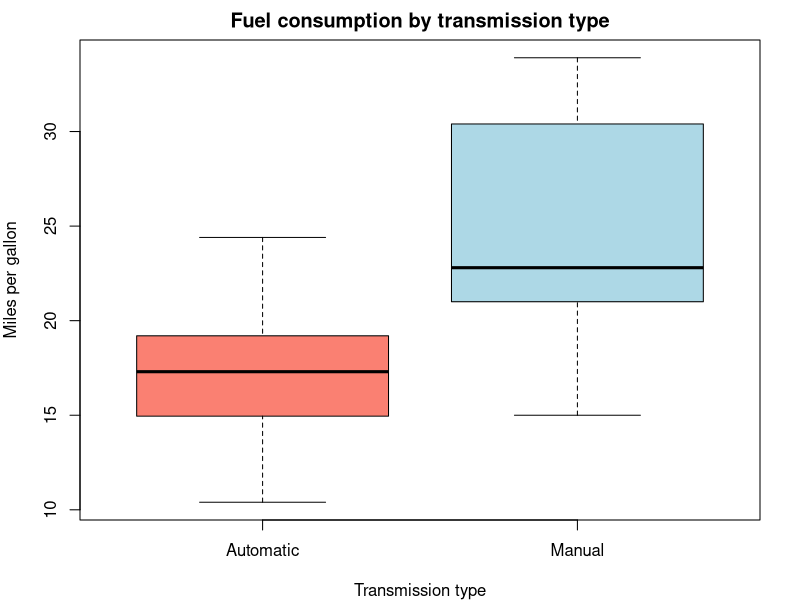
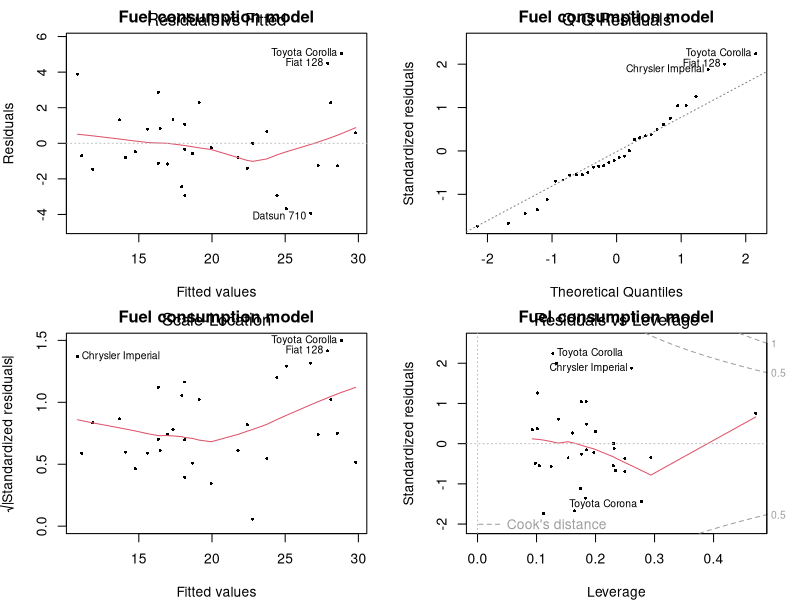
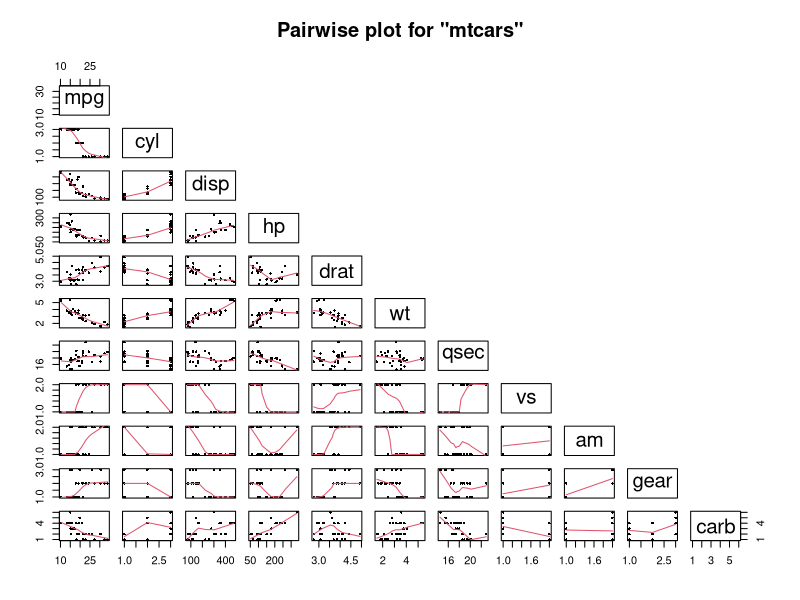

These figures' R source, in order:
## ---- chunk 1
library(datasets)

mtcars$cyl  <- factor(mtcars$cyl)
mtcars$vs   <- factor(mtcars$vs)
mtcars$am   <- factor(mtcars$am, labels = c("Automatic", "Manual"))
mtcars$gear <- factor(mtcars$gear)
mtcars$carb <- factor(mtcars$carb)
## ---- chunk 2
par(mar = c(4,4,2,2))
plot(mtcars$am, mtcars$mpg
     , col = c("salmon", "lightblue")
     , xlab = "Transmission type"
     , ylab = "Miles per gallon"
     , main = "Fuel consumption by transmission type")
## ---- chunk 3
fit <- lm(mpg ~ ., data = mtcars)
fit <- step(fit, trace = FALSE) ## Applying algo
fit
## ---- chunk 4
par(mfrow = c(2,2))
plot(fit, pch = 16, cex = .5, main = "Fuel consumption model")
## ---- chunk 5
t.test(mpg ~ am, data = mtcars)
## ---- chunk 6
pairs(mtcars, lower.panel = panel.smooth, upper.panel = NULL
      , pch = 16, cex = .5
      , main = "Pairwise plot for \"mtcars\"")
